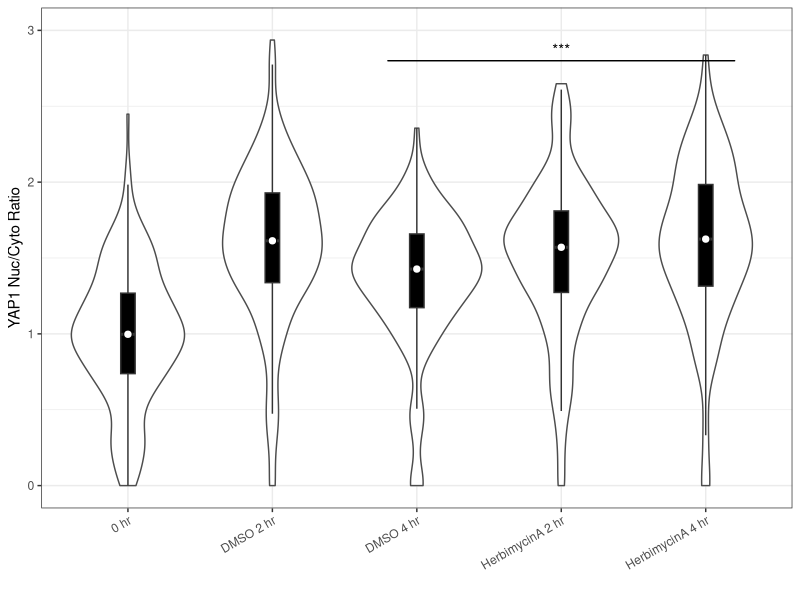

Recreate this plot in R.
# Load libraries
library(tidyverse)
library(ggsignif)

# Clear working memory
rm(list = ls())

# Load data sets
HS0hr <- read_tsv("./0hr.tsv")
DMSO2hr <- read_tsv("./DMSO2hr.tsv")
DMSO4hr <- read_tsv("./DMSO4hr.tsv")
Herb2hr <- read_tsv("./Herb2hr.tsv")
Herb4hr <- read_tsv("./Herb4hr.tsv")

# Definition of data-extracting function
cleanUpData <- function(x, y){
  cleaned_data <- x %>%
    mutate(Sample = y) %>%  
    select(Sample, CircRingAvgIntenRatioCh2)
  cleaned_data <- cleaned_data[1:200,]
  if(str_detect(y, pattern = "HerbimycinA") == TRUE){
    cleaned_data <- cleaned_data %>% 
      mutate(Type = "HerbimycinA")
  }else {
    cleaned_data <- cleaned_data %>% 
      mutate(Type = "DMSO")
  }
  return(cleaned_data)
}

# Preparing data set containing all data
all_data <- cleanUpData(HS0hr, "0 hr")
all_data <- rbind(all_data, cleanUpData(DMSO2hr, "DMSO 2 hr"))
all_data <- rbind(all_data, cleanUpData(DMSO4hr, "DMSO 4 hr"))
all_data <- rbind(all_data, cleanUpData(Herb2hr, "HerbimycinA 2 hr"))
all_data <- rbind(all_data, cleanUpData(Herb4hr, "HerbimycinA 4 hr"))

# Normalize data
all_data_tmp <- all_data %>% 
  filter(Sample == "0 hr")
mean_of_alldata_0hr <- mean(all_data_tmp$CircRingAvgIntenRatioCh2)
all_data <- all_data %>% 
  mutate(CircRingAvgIntenRatioCh2_Normalized = CircRingAvgIntenRatioCh2 / mean_of_alldata_0hr) %>% 
  select(1, 3, 4)

# Plot graphs (using all_data)
finalgraph <- ggplot(all_data, aes(x = Sample, y = CircRingAvgIntenRatioCh2_Normalized, ymin = 0)) +
  ylim(0, 3) +
  geom_violin(colour = "gray30") +
  geom_boxplot(width = 0.1, 
               fill = "black", 
               outlier.colour = "NA") +
  stat_summary(fun = median, 
               geom = "point", 
               fill = "white", 
               shape = 21, 
               size = 2.5) +
  geom_signif(inherit.aes = FALSE,
              stat = "identity",
              data = data.frame(x = c(2.8),
                                xend = c(5.2),
                                y = c(2.8),
                                annotation = c("bar1")),
              aes(x = x, xend = xend, y = y, yend = y, annotation = annotation),
              tip_length = 0) +
  xlab("") +
  ylab("YAP1 Nuc/Cyto Ratio") +
  theme_bw() +
  theme(axis.text.x = element_text(hjust = 1, angle = 30), 
        legend.title = element_blank(), 
        strip.background = element_blank())
pg <- ggplot_build(finalgraph)
pv <- pg$data[[4]]$annotation
pv <- c("***")
pg$data[[4]]$annotation <- pv
finalgraph <- ggplot_gtable(pg)
plot(finalgraph)

# Definition of ANOVA-Tukey-Cramer test function
tukey <- function(x){
  vx <- c(x$CircRingAvgIntenRatioCh2_Normalized)
  fx <- factor(x$Sample)
  anova_res <- aov(vx ~ fx)
  tukey_res <- TukeyHSD(anova_res)
  return(as.data.frame(tukey_res[[1]]))
}

# Perform Tukey-Cramer test
tukeytest_result_of_all_data <- tukey(all_data)

